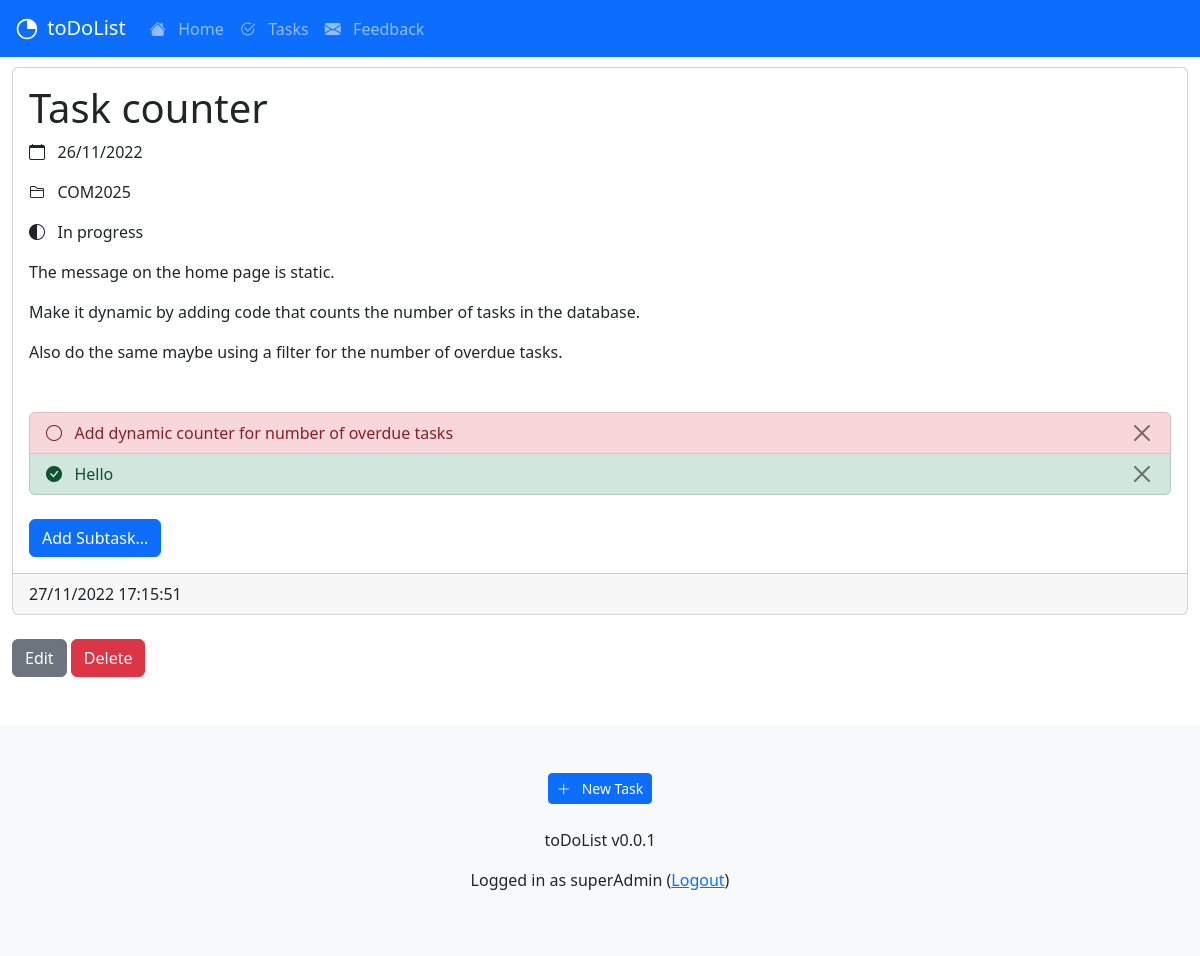
Page /tasks/5 (signed in) on the committed database.
### taskapp/models.py (models this page shows, shortened)
class Task(models.Model):
    title = models.CharField(max_length = 128, unique=True)
    description = models.TextField()
    created_at = models.DateTimeField(auto_now_add=True)
    updated_at = models.DateTimeField(auto_now=True)
    category = models.CharField(max_length = 128)
    status = models.CharField(max_length = 128)
    due_at = models.DateField()
    author = models.ForeignKey(User, on_delete=models.SET_NULL, null=True, blank=True)
    class Meta:
        indexes = [models.Index(fields=['title']), ]

class SubTask(models.Model):
    title = models.CharField(max_length=128)
    complete = models.BooleanField(default=False)
    task = models.ForeignKey(Task, on_delete=models.CASCADE)

### taskapp/views.py (the view)
# urls.py: path('<int:pk>', views.TaskDetailView.as_view(), name='tasks_detail'),
class TaskDetailView(LoginRequiredMixin, DetailView):
    model = Task
    template_name = 'taskapp/detail_view.html'
    def get_context_data(self, **kwargs):
        task = Task.objects.get(id=self.kwargs['pk'])
        context = {}
        context['task'] = task
        if(self.request.user == task.author or is_admin(self.request.user)):
            context['subtask_list'] = SubTask.objects.filter(task__id=self.kwargs['pk'])
            context['subtask_list_size'] = SubTask.objects.filter(task__id=self.kwargs['pk']).count
        else:
            raise PermissionDenied()
        return context

### taskapp/views.py (called while the page is built)
def is_admin(user):
    return user.groups.filter(name='TasksAdminUsers').exists() or user.is_superuser

### taskapp/templates/taskapp/detail_view.html
{% extends "base.html" %}
{% block content %}
<body>
    <div class="card">
    <div class="card-body">
    <h1 class="card-title">{{ task.title }}</h1>
    <p><i class="bi bi-calendar"></i>&nbsp;&nbsp;&nbsp;{{ task.due_at|date:"SHORT_DATE_FORMAT" }}</p>
    <p><i class="bi bi-folder2"></i>&nbsp;&nbsp;&nbsp;{{ task.category }}</p>
    <p>
        {% if task.status == 'In progress' %}
            <i class="bi bi-circle-half"></i>
            {% elif task.status == 'Urgent' %}
            <i class="bi bi-arrow-up-circle"></i>
            {% elif task.status == 'Complete' %}
            <i class="bi bi-check-circle-fill"></i>
            {% elif task.status == 'Delayed' %}
            <i class="bi bi-clock"></i>
            {% else %}
            <i class="bi bi-circle"></i>
        {% endif %}
        &nbsp;&nbsp;{{ task.status }}</p>
    <p class="card-text"> {{ task.description|linebreaks }}</p>
    </div>
    <div class="card-body">
        {% include 'taskapp/subtask_list.html' with nid=task.id %}
        <div class="d-grid gap-2 d-md-block">
            <input type="button" class="btn btn-primary" onclick="location.href='{% url 'create_subtask' task.id %}';" value="Add Subtask..." />
        </div>
    </div>
    <div class="card-footer">
        {{ task.updated_at|date:"d/m/Y H:i:s" }}
    </div>
    </div>
    <br>
    <div class="d-grid gap-2 d-md-block">
        <input type="button" class="btn btn-secondary" onclick="location.href='{% url 'tasks_update' task.id %}';" value="Edit" />
        <input type="button" class="btn btn-danger" onclick="location.href='{% url 'tasks_delete' task.id %}';" value="Delete" />
    </div>
</body>
{% endblock content %}

### taskapp/templates/taskapp/subtask_list.html (shortened to what this page needs)
{% load static %}
{% if subtask_list_size > 0 %}
<div class="list-group">
    {% for subtask in subtask_list %}
    {% if subtask.complete %}
    <a class="list-group-item list-group-item-action list-group-item-success" id="tid_{{subtask.id}}" onClick='togglecomplete({{ subtask.id }})'><i class="bi bi-check-circle-fill" id="tid_{{subtask.id}}_i"></i>&nbsp;&nbsp;&nbsp;{{subtask.title}}
    {% else %}
    <a class="list-group-item list-group-item-action list-group-item-danger" id="tid_{{subtask.id}}" onClick='togglecomplete({{ subtask.id }})'><i class="bi bi-circle" id="tid_{{subtask.id}}_i"></i>&nbsp;&nbsp;&nbsp;{{subtask.title}}
    {% endif %}
    <button class="btn btn-close text-right" style="float:right;" onClick='event.stopPropagation();delete_t({{ subtask.id }});' type='button'></button></a>
    {% endfor %}
</div>
<br>
{% endif %}

### templates/footer.html
<footer class="bd-footer p-3 p-md-5 mt-5 bg-light text-center text-sm-center">
    <div class="container">
      {% if user.is_authenticated %}
        <a class="btn btn-primary btn-sm" href="{% url 'tasks_new' %}" role="button"><i class="bi bi-plus-lg"></i>&nbsp;&nbsp;&nbsp;New Task</a>
        <br><br>
      {% endif%}
      <p>toDoList v0.0.1</p>
      {% if user.is_authenticated %}
        <p>Logged in as {{user.username}}
        (<a href="{% url 'logout' %}">Logout</a>)</p>
        {% else %}
        <p> No account? <a href="{% url 'signup_user' %}">Signup</a> </p>
        <p> <a href="{% url 'login' %}">Login</a> </p>
      {% endif%}
    </div>
  </footer>

### rows in the picture
Task: title "Task counter", due_at "26/11/2022", category "COM2025", status "In progress", description "The message on the home page is static. Make it dynamic by adding code that counts the number of tasks in the database. Also do the same maybe using a filter for the number of overdue tasks.", id "Add Subtask...", updated_at "27/11/2022 17:15:51", id "Edit", id "Delete"
SubTask: title "Add dynamic counter for number of overdue tasks"
SubTask: title "Hello"

### other values in the picture
{{ user.username }} "superAdmin"
